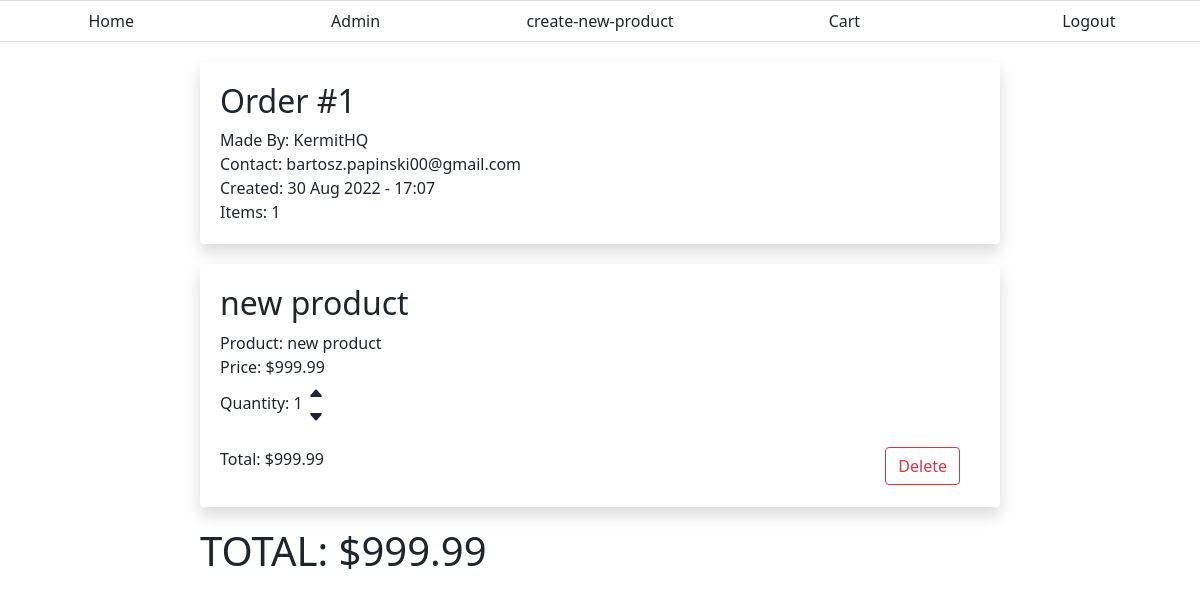
Before: /cart/ (signed in) with the older database file.
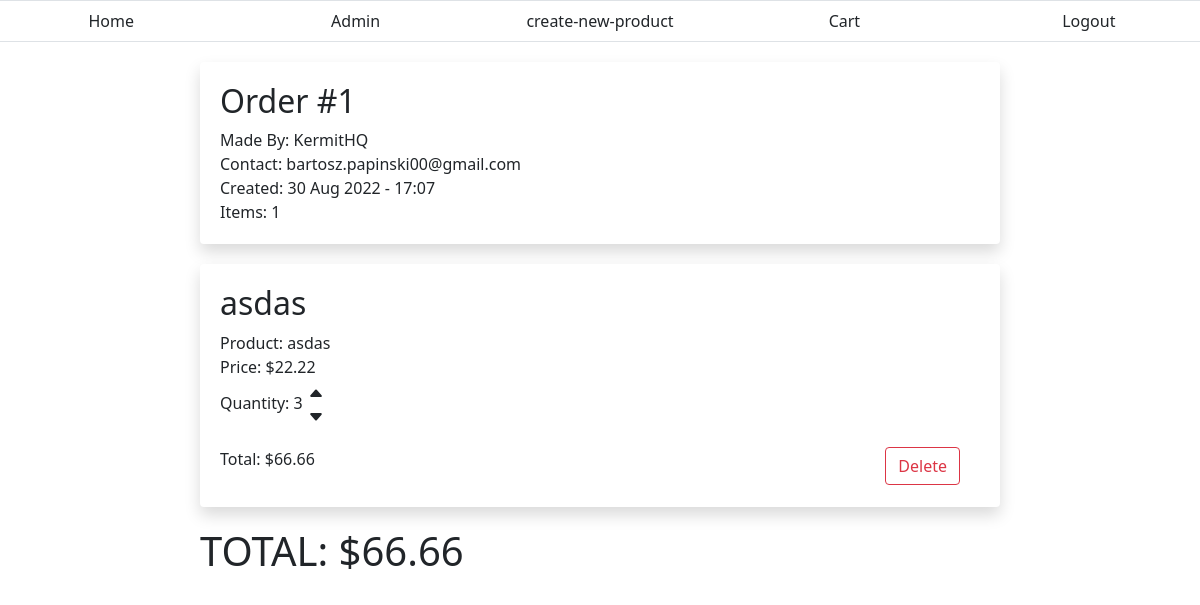
After: the same page with the newer database file.
### Ecommerce/models.py (models this page shows, shortened)
class Order(models.Model):
	user = models.ForeignKey(Account, on_delete=models.CASCADE)
	is_active = models.BooleanField(default=True)
	created = models.DateTimeField(auto_now_add=True)

class OrderItem(models.Model):
	order = models.ForeignKey(Order, on_delete=models.CASCADE)
	item = models.ForeignKey(Product, on_delete=models.CASCADE)
	quantity = models.IntegerField()
	def get_total_price(self):
		price = self.item.price * self.quantity
		return price

class Product(models.Model):
	name = models.CharField(max_length=200)
	category = models.ForeignKey(Category, on_delete=models.CASCADE)
	availability = models.IntegerField()
	price = models.DecimalField(max_digits=5, decimal_places=2)

### Account/models.py (models this page shows, shortened)
class Account(AbstractBaseUser):
	email = models.EmailField( unique=True, max_length=60)
	username = models.CharField(max_length=60, unique=True)
	date_joined = models.DateTimeField(auto_now_add=True)
	last_login = models.DateTimeField(auto_now=True)
	is_admin = models.BooleanField(default=False)
	is_active = models.BooleanField(default=True)
	is_staff = models.BooleanField(default=False)
	is_superuser = models.BooleanField(default=False)
	USERNAME_FIELD= 'email'
	REQUIRED_FIELDS = ['username']
	objects = MyAccountManager()
	profile_picture = models.ImageField(upload_to=getImageURL, default="media/static/profile_pics/default.png")
	def __str__(self):
		return self.email

### Ecommerce/views.py (the view)
# urls.py: path('cart/', CartView, name="cart"),
@login_required
def CartView(request):
	context = {}
	order = Order.objects.get(user=request.user)
	ordered_products = OrderItem.objects.filter(order=order)
	total_price = 0
	for product in ordered_products:
		total_price += product.get_total_price()
	TOTAL_price = 0
	for item in order.orderitem_set.all():
		TOTAL_price += item.get_total_price()
	print(type(TOTAL_price))
	context['TOTAL'] = TOTAL_price
	context['total_price'] = total_price
	context['order'] = order
	context['ordered_products'] = ordered_products
	return render(request, "Ecommerce/cart.html", context)

### Ecommerce/templates/Ecommerce/cart.html (shortened to what this page needs)
{% extends 'base.html' %}
{% block content %}
	<div class="order-data shadow bg-white rounded">
		<div>
			<h2>Order #{{order.id}}</h2>
		</div>
		<div class="user-data">
			<p>Made By: {{order.user.username}}</p>
			<p>Contact: {{order.user}}</p>
			<p>Created: {{order.created|date:"d M Y - G:i"}}
			<p>Items: {{ordered_products.count}}</p>
		</div>
	</div>
	<link rel="stylesheet" href="//code.jquery.com/ui/1.13.2/themes/base/jquery-ui.css">
	{% for product in ordered_products %}
		{% if product %}
			<div class="cart-data shadow bg-white rounded" id="{{product.id}}">
				<div class="item">
					<h2>{{product.item.name}}</h2>
				</div>
				<div class="product-data">
					<p>Product: {{product.item.name}}</p>
					<p id="price">Price: ${{product.item.price}}</p>
					<div class="product-quantity">
						<div class="quantity" id="testing">
							<p>Quantity: {{product.quantity}}</p>
						</div>
						<div class="change-quantity">
							<form method="POST">
								<a href="#"  data-orderItemId="{{product.id}}" class = "quantity-increase"><div >
									<svg xmlns="http://www.w3.org/2000/svg" width="16" height="16" fill="currentColor" class="bi bi-caret-up-fill" viewBox="0 0 16 16"><path d="m7.247 4.86-4.796 5.481c-.566.647-.106 1.659.753 1.659h9.592a1 1 0 0 0 .753-1.659l-4.796-5.48a1 1 0 0 0-1.506 0z"/></svg>
								</div>
								</a>
								<a href="#" data-orderItemId="{{product.id}}" class = "quantity-decrease"><div ><svg xmlns="http://www.w3.org/2000/svg" width="16" height="16" fill="currentColor" class="bi bi-caret-down-fill" viewBox="0 0 16 16"><path d="M7.247 11.14 2.451 5.658C1.885 5.013 2.345 4 3.204 4h9.592a1 1 0 0 1 .753 1.659l-4.796 5.48a1 1 0 0 1-1.506 0z"/></svg></div></a>
							</form>
						</div>
					</div>
				</div>
				<div class="cost">
					<div class="footer-item">
						<p id="total">Total: ${{product.get_total_price}}</p>
					</div>
					<div class="footer-item">
						<button onclick="Delete({{product.id}})" type="button" class="btn btn-outline-danger">Delete</button>
					</div>
				</div>
			</div>
		{% endif %}
	{% endfor %}
	<h1 id="TOTAL">TOTAL: ${{TOTAL}}</h1>
{% endblock content %}

### templates/base.html (shortened to what this page needs)
{% load static %}
<!DOCTYPE html>
<html>
<head>
	<link href="https://cdn.jsdelivr.net/npm/bootstrap@5.2.0/dist/css/bootstrap.min.css" rel="stylesheet">
    <link rel="stylesheet" href="https://cdnjs.cloudflare.com/ajax/libs/cropper/4.1.0/cropper.min.css">
    <link rel="stylesheet" type="text/css" href="https://cdn.jsdelivr.net/npm/bootstrap@5.0.2/dist/css/bootstrap.min.css"/>
</head>
<body>
	<div class="container-fluid" style="padding: 0;">
		<div class="row border pt-2 pb-2">
			<div class="col" align="center">
				<a href="{% url 'home' %}">Home</a>
			</div>
			<div class="col" align="center">
				<a href="/admin/">Admin</a>
			</div>
			<div class="col" align="center">
				<a href="{% url 'create-new-product' %}">create-new-product</a>
			</div>
			{% if user.is_authenticated %}
				<div class="col" align="center">
					<a href="{% url 'cart' %}">Cart</a>
				</div>
			{% endif %}
			<div class="col" align="center">
				{% if not user.is_authenticated %}
					<a href="{% url 'login' %}">Login</a>
				{% else %}
					<a href="{% url 'logout' %}">Logout</a>
				{% endif %}
			</div>
		</div>
		<div class="d-flex flex-row">
			<div class="col-sm" align="center" >
			</div>
			<div class="col-8 main-content">
				{% block content %}
				{% endblock content %}
			</div>
			<div class="col-sm" align="center">
			</div>
		</div>
	</div>
	<link rel="stylesheet" href="{% static 'styles/style.css' %}" />
</body>
</html>

### static/styles/style.css (style rules this page uses)
a, a:hover, a:focus, a:active { text-decoration: none; color: inherit; }

### Ecommerce/templates/Ecommerce/cart.html (style rules this page uses)
.cart-data { min-height: 100px; padding: 20px; margin-bottom: 20px; display: flex; flex-direction: column; }
.product-data { padding-bottom: 20px; }
.user-data p { padding-bottom: 0; margin-bottom: 0; }
.cost { display: flex; flex-direction: row; width: 100%; justify-content: space-between; }
.product-data p { margin-bottom: 0; }
.order-data { margin-top: 20px; display: flex; flex-direction: column; padding: 20px; margin-bottom: 20px; }
.product-quantity { display: flex; flex-direction: row; vertical-align: middle; }
.quantity p { margin-top: 12px; padding-right: 5px; }
.quantity { vertical-align: middle; }
.footer-item { padding-left: 0px; padding-right: 20px; }

Changed rows visible on the page:
removed OrderItem: item.name "new product", item.price "999.99", quantity "1", get_total_price "999.99"
added OrderItem: item.name "asdas", item.price "22.22", quantity "3", get_total_price "66.66"
Other visible differences:
{{ TOTAL }}: "999.99" → "66.66"
